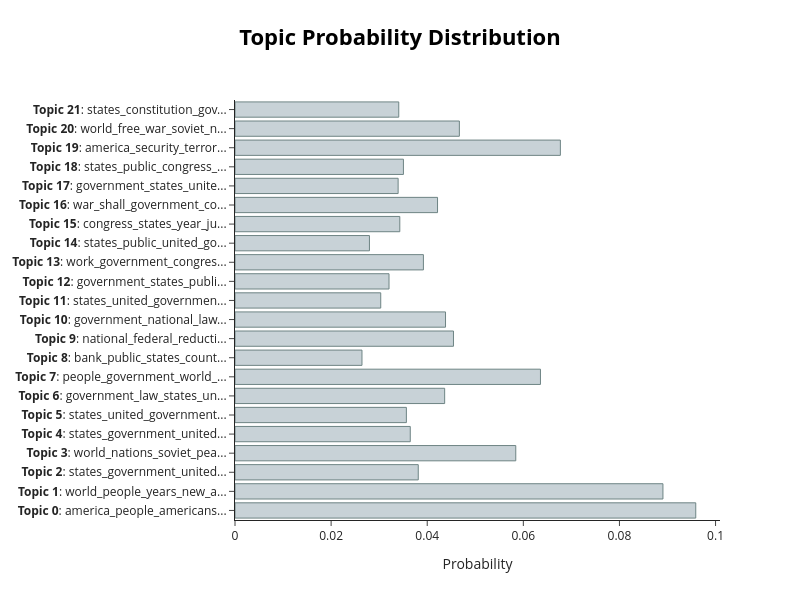

The notebook cell saved with this chart:
### Markdown cell above
## Output the topic distribution for the first speech

### Code cell
topic_distr, _ = topic_model.approximate_distribution(docs, min_similarity=0)
topic_model.visualize_distribution(topic_distr[0])

### Figure 1 — Plotly figure (JSON) as saved in the notebook; plotly's stock layout.template omitted (floating-point values rounded to 4 significant figures)
{"data": [{"marker": {"color": "#C8D2D7", "line": {"color": "#6E8484", "width": 1}}, "orientation": "h", "type": "bar", "x": [0.09588, 0.08905, 0.03813, 0.05843, 0.03647, 0.03566, 0.04363, 0.06357, 0.02642, 0.04546, 0.04381, 0.03033, 0.03205, 0.03921, 0.02798, 0.0343, 0.04215, 0.03395, 0.03505, 0.06771, 0.04669, 0.03408], "y": ["<b>Topic 0</b>: america_people_americans...", "<b>Topic 1</b>: world_people_years_new_a...", "<b>Topic 2</b>: states_government_united...", "<b>Topic 3</b>: world_nations_soviet_pea...", "<b>Topic 4</b>: states_government_united...", "<b>Topic 5</b>: states_united_government...", "<b>Topic 6</b>: government_law_states_un...", "<b>Topic 7</b>: people_government_world_...", "<b>Topic 8</b>: bank_public_states_count...", "<b>Topic 9</b>: national_federal_reducti...", "<b>Topic 10</b>: government_national_law...", "<b>Topic 11</b>: states_united_governmen...", "<b>Topic 12</b>: government_states_publi...", "<b>Topic 13</b>: work_government_congres...", "<b>Topic 14</b>: states_public_united_go...", "<b>Topic 15</b>: congress_states_year_ju...", "<b>Topic 16</b>: war_shall_government_co...", "<b>Topic 17</b>: government_states_unite...", "<b>Topic 18</b>: states_public_congress_...", "<b>Topic 19</b>: america_security_terror...", "<b>Topic 20</b>: world_free_war_soviet_n...", "<b>Topic 21</b>: states_constitution_gov..."]}], "layout": {"height": 600, "hoverlabel": {"bgcolor": "white", "font": {"family": "Rockwell", "size": 16}}, "title": {"font": {"color": "Black", "size": 22}, "text": "<b>Topic Probability Distribution</b>", "x": 0.5, "xanchor": "center", "y": 0.95, "yanchor": "top"}, "width": 800, "xaxis": {"title": {"text": "Probability"}}}}
